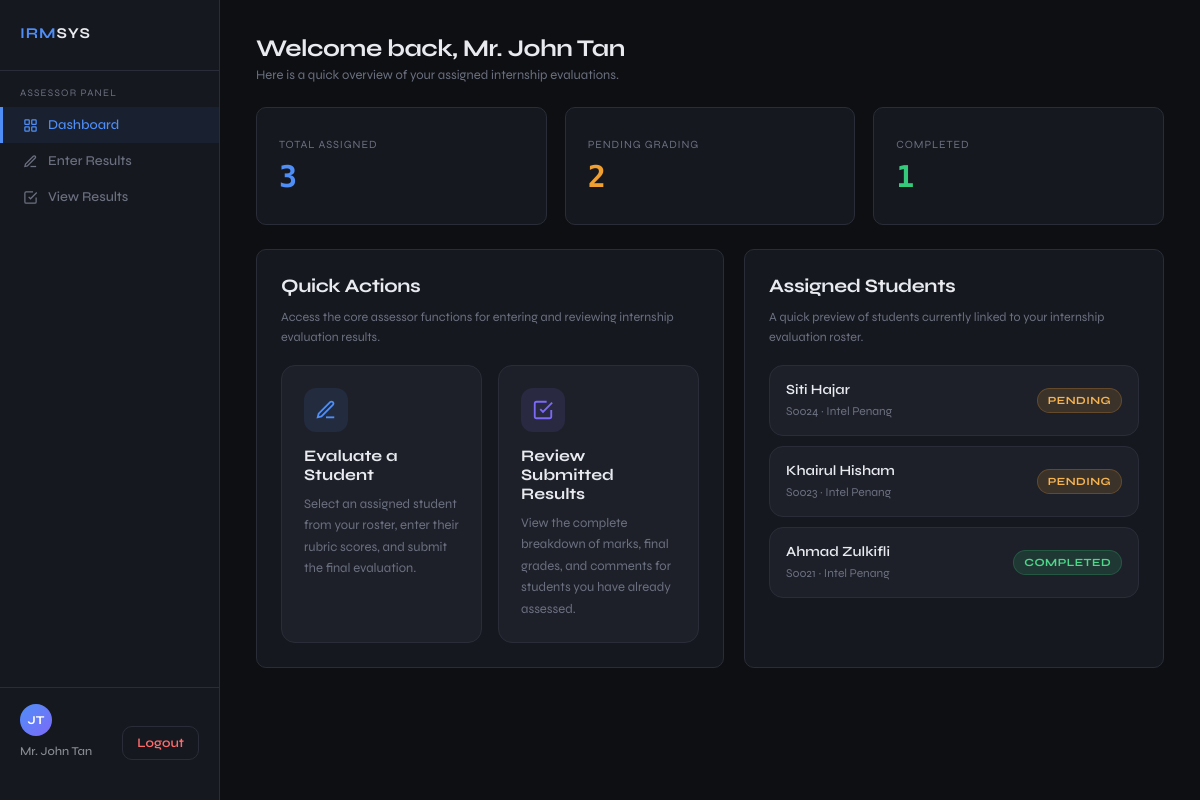
Page /src/assessor_dashboard.php (signed in) on the earlier database version.
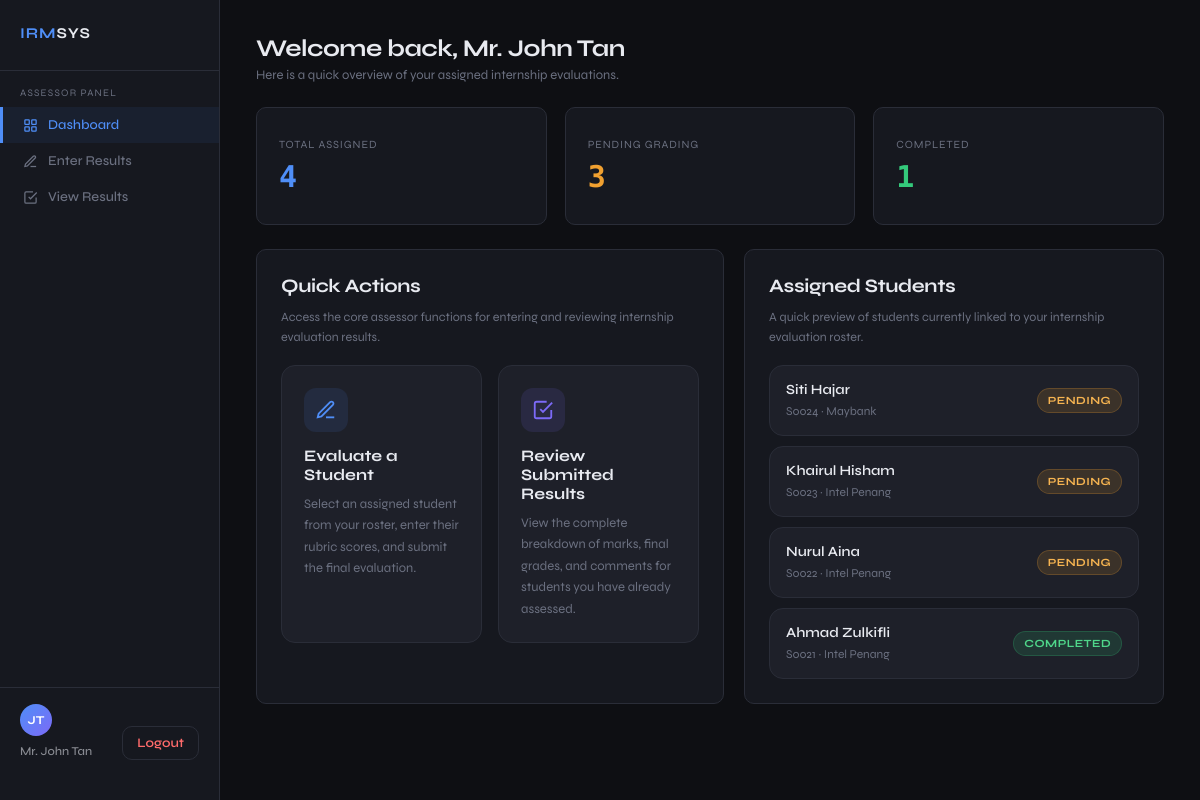
Same page on the later database version.
### tables this page shows
CREATE TABLE users (
    user_id       INT AUTO_INCREMENT PRIMARY KEY,
    username      VARCHAR(50)  NOT NULL UNIQUE,
    password      VARCHAR(255) NOT NULL,
    full_name     VARCHAR(100) NOT NULL,
    role          ENUM('admin','lecturer','supervisor','student') NOT NULL,
    programme     ENUM('Engineering','Arts and Design','Computer Science','Finance') DEFAULT NULL,
    company_name  VARCHAR(150) DEFAULT NULL,
    email         VARCHAR(100) NOT NULL UNIQUE,
    student_id    VARCHAR(10) DEFAULT NULL,
    status        ENUM('active','inactive') DEFAULT 'active',
    created_at    DATETIME DEFAULT CURRENT_TIMESTAMP,

    FOREIGN KEY (student_id) REFERENCES students(student_id) ON DELETE SET NULL
);

CREATE TABLE internships (
    internship_id   INT AUTO_INCREMENT PRIMARY KEY,
    student_id      VARCHAR(10) NOT NULL UNIQUE,
    lecturer_id     INT DEFAULT NULL,
    supervisor_id   INT DEFAULT NULL,
    company_name    VARCHAR(150) DEFAULT NULL,
    industry        VARCHAR(100) DEFAULT NULL,
    start_date      DATE DEFAULT NULL,
    end_date        DATE DEFAULT NULL,
    status          ENUM('unassigned','pending','completed') DEFAULT 'unassigned',
    notes           TEXT,
    created_at      DATETIME DEFAULT CURRENT_TIMESTAMP,
    updated_at      DATETIME DEFAULT CURRENT_TIMESTAMP ON UPDATE CURRENT_TIMESTAMP,

    FOREIGN KEY (student_id)    REFERENCES students(student_id) ON DELETE CASCADE,
    FOREIGN KEY (lecturer_id)   REFERENCES users(user_id) ON DELETE SET NULL,
    FOREIGN KEY (supervisor_id) REFERENCES users(user_id) ON DELETE SET NULL
);

CREATE TABLE students (
    student_id  VARCHAR(10)  PRIMARY KEY,
    full_name   VARCHAR(100) NOT NULL,
    programme   ENUM('Engineering','Arts and Design','Computer Science','Finance') NOT NULL,
    email       VARCHAR(100) NOT NULL UNIQUE,
    status      ENUM('active','inactive') DEFAULT 'active',
    created_at  DATETIME DEFAULT CURRENT_TIMESTAMP
);

### src/assessor_dashboard.php (the view, shortened to what this page needs)
<?php
$conn = getConnection();
$user_id = (int)($_SESSION['user_id'] ?? 0);
$full_name = $_SESSION['full_name'] ?? 'Assessor User';
function e($value) {
    return htmlspecialchars((string)$value, ENT_QUOTES, 'UTF-8');
}
function get_initials($name) {
    $name = preg_replace('/\b(Dr|Prof|Mr|Mrs|Ms|Miss)\.?\s*/i', '', trim($name));
    $parts = preg_split('/\s+/', trim($name));
    $initials = '';
    foreach ($parts as $part) {
        if ($part !== '') {
            $initials .= strtoupper(substr($part, 0, 1));
        }
        if (strlen($initials) >= 2) break;
    }
    return $initials ?: 'AU';
}
function scalar_prepared(mysqli $conn, string $sql, string $types = '', array $params = []): int {
    $stmt = $conn->prepare($sql);
    if ($types !== '' && !empty($params)) {
        $stmt->bind_param($types, ...$params);
    }
    $total = 0;
    if ($stmt->execute()) {
        $result = $stmt->get_result();
        if ($result && ($row = $result->fetch_assoc())) {
            $total = (int)($row['total'] ?? 0);
        }
    }
    return $total;
}
function get_assessor_name(mysqli $conn, int $user_id, string $fallback): string {
    $sql = "SELECT full_name FROM users WHERE user_id = ? AND role IN ('lecturer', 'supervisor') LIMIT 1";
    $stmt = $conn->prepare($sql);
    $stmt->bind_param('i', $user_id);
    $name = $fallback;
    if ($stmt->execute()) {
        $result = $stmt->get_result();
        if ($result && ($row = $result->fetch_assoc())) {
            if (!empty($row['full_name'])) {
                $name = $row['full_name'];
            }
        }
    }
    return $name;
}
function get_assessor_dashboard_stats(mysqli $conn, int $user_id): array {
    $totalAssigned = scalar_prepared(
        $conn,
        "SELECT COUNT(*) AS total
         FROM internships
         WHERE lecturer_id = ? OR supervisor_id = ?",
        'ii',
        [$user_id, $user_id]
    );
    $pendingCount = scalar_prepared(
        $conn,
        "SELECT COUNT(*) AS total
         FROM internships
         WHERE (lecturer_id = ? OR supervisor_id = ?)
           AND status = 'pending'",
        'ii',
        [$user_id, $user_id]
    );
    $completedCount = scalar_prepared(
        $conn,
        "SELECT COUNT(*) AS total
         FROM internships
         WHERE (lecturer_id = ? OR supervisor_id = ?)
           AND status = 'completed'",
        'ii',
        [$user_id, $user_id]
    );
    return [
        'totalAssigned'   => $totalAssigned,
        'pendingCount'    => $pendingCount,
        'completedCount'  => $completedCount,
    ];
}
function get_my_students_preview(mysqli $conn, int $user_id, int $limit = 5): array {
    $items = [];
    $sql = "
        SELECT
            s.student_id,
            s.full_name AS student_name,
            i.company_name,
            i.status
        FROM internships i
        JOIN students s ON i.student_id = s.student_id
        WHERE (i.lecturer_id = ? OR i.supervisor_id = ?)
        ORDER BY
            FIELD(i.status, 'pending', 'completed', 'unassigned'),
            i.updated_at DESC,
            i.internship_id DESC
        LIMIT ?
    ";
    $stmt = $conn->prepare($sql);
    $stmt->bind_param('iii', $user_id, $user_id, $limit);
    if ($stmt->execute()) {
        $result = $stmt->get_result();
        while ($row = $result->fetch_assoc()) {
            $items[] = [
                'student_id'   => $row['student_id'] ?? '',
                'student_name' => $row['student_name'] ?? 'Unknown Student',
                'company_name' => $row['company_name'] ?? '-',
                'status'       => $row['status'] ?? 'pending',
            ];
        }
    }
    return $items;
}
$full_name = get_assessor_name($conn, $user_id, $full_name);
$avatar = get_initials($full_name);
$stats = get_assessor_dashboard_stats($conn, $user_id);
$studentPreview = get_my_students_preview($conn, $user_id, 5);
?>
<!DOCTYPE html>
<html lang="en">
<head>
</head>
<body>
<nav class="sidebar">
  <div class="logo">IRM<span>SYS</span></div>
  <div class="nav-label">Assessor Panel</div>
  <a class="nav-item active" href="assessor_dashboard.php">
    <svg width="15" height="15" fill="none" viewBox="0 0 24 24" stroke="currentColor" stroke-width="2">
      <rect x="3" y="3" width="7" height="7" rx="1"/>
      <rect x="14" y="3" width="7" height="7" rx="1"/>
      <rect x="3" y="14" width="7" height="7" rx="1"/>
      <rect x="14" y="14" width="7" height="7" rx="1"/>
    </svg>
    Dashboard
  </a>
  <a class="nav-item" href="result_entry.php">
    <svg width="15" height="15" fill="none" viewBox="0 0 24 24" stroke="currentColor" stroke-width="2">
      <path d="M12 20h9"/>
      <path d="M16.5 3.5a2.121 2.121 0 1 1 3 3L7 19l-4 1 1-4 12.5-12.5z"/>
    </svg>
    Enter Results
  </a>
  <a class="nav-item" href="assessor_view_results.php">
    <svg width="15" height="15" fill="none" viewBox="0 0 24 24" stroke="currentColor" stroke-width="2">
      <path d="M9 11l3 3L22 4"/>
      <path d="M21 12v7a2 2 0 0 1-2 2H5a2 2 0 0 1-2-2V5a2 2 0 0 1 2-2h11"/>
    </svg>
    View Results
  </a>
  <div class="sidebar-footer">
    <div class="sidebar-user">
      <div class="avatar"><?= e($avatar) ?></div>
      <div class="user-name"><?= e($full_name) ?></div>
    </div>
    <a href="logout.php" class="logout-btn">Logout</a>
  </div>
</nav>
<main class="main">
  <div class="page-header">
    <div>
      <div class="page-title">Welcome back, <?= e($full_name) ?></div>
      <div class="page-sub">Here is a quick overview of your assigned internship evaluations.</div>
    </div>
  </div>
  <section class="stats-row">
    <div class="stat-card">
      <div class="stat-label">Total Assigned</div>
      <div class="stat-value blue"><?= (int)$stats['totalAssigned'] ?></div>
    </div>
    <div class="stat-card">
      <div class="stat-label">Pending Grading</div>
      <div class="stat-value amber"><?= (int)$stats['pendingCount'] ?></div>
    </div>
    <div class="stat-card">
      <div class="stat-label">Completed</div>
      <div class="stat-value green"><?= (int)$stats['completedCount'] ?></div>
    </div>
  </section>
  <section class="content-grid">
    <div class="panel">
      <div class="panel-title">Quick Actions</div>
      <div class="panel-sub">Access the core assessor functions for entering and reviewing internship evaluation results.</div>
      <div class="quick-actions">
        <a href="result_entry.php" class="action-card">
          <div class="action-icon">
            <svg width="22" height="22" fill="none" viewBox="0 0 24 24" stroke="currentColor" stroke-width="2">
              <path d="M12 20h9"/>
              <path d="M16.5 3.5a2.121 2.121 0 1 1 3 3L7 19l-4 1 1-4 12.5-12.5z"/>
            </svg>
          </div>
          <div class="action-title">Evaluate a Student</div>
          <div class="action-desc">
            Select an assigned student from your roster, enter their rubric scores, and submit the final evaluation.
          </div>
        </a>
        <a href="assessor_view_results.php" class="action-card">
          <div class="action-icon purple">
            <svg width="22" height="22" fill="none" viewBox="0 0 24 24" stroke="currentColor" stroke-width="2">
              <path d="M9 11l3 3L22 4"/>
              <path d="M21 12v7a2 2 0 0 1-2 2H5a2 2 0 0 1-2-2V5a2 2 0 0 1 2-2h11"/>
            </svg>
          </div>
          <div class="action-title">Review Submitted Results</div>
          <div class="action-desc">
            View the complete breakdown of marks, final grades, and comments for students you have already assessed.
          </div>
        </a>
      </div>
    </div>
    <div class="panel">
      <div class="panel-title">Assigned Students</div>
      <div class="panel-sub">A quick preview of students currently linked to your internship evaluation roster.</div>
      <?php if (!empty($studentPreview)): ?>
        <div class="student-list">
          <?php foreach ($studentPreview as $item): ?>
            <?php
              $status = strtolower($item['status']);
              $statusClass = 'status-pending';
              if ($status === 'completed') $statusClass = 'status-completed';
            ?>
            <div class="student-item">
              <div class="student-meta">
                <div class="student-name"><?= e($item['student_name']) ?></div>
                <div class="student-sub">
                  <?= e($item['student_id']) ?> · <?= e($item['company_name'] ?: '-') ?>
                </div>
              </div>
              <div class="status-badge <?= e($statusClass) ?>">
                <?= e($status) ?>
              </div>
            </div>
          <?php endforeach; ?>
        </div>
      <?php else: ?>
        <div class="empty-state">
          No students are currently assigned to your assessor account yet.
        </div>
      <?php endif; ?>
    </div>
  </section>
</main>
</body>
</html>

Differences in the rows shown:
changed internships "Siti Hajar": company_name "Intel Penang" → "Maybank"
now on this page (row edited): internships: student.full_name "Nurul Aina", student.student_id "S0022", company_name "Intel Penang", status "PENDING"
Other differences:
$stats['totalAssigned']: "3" → "4"
$stats['pendingCount']: "2" → "3"
